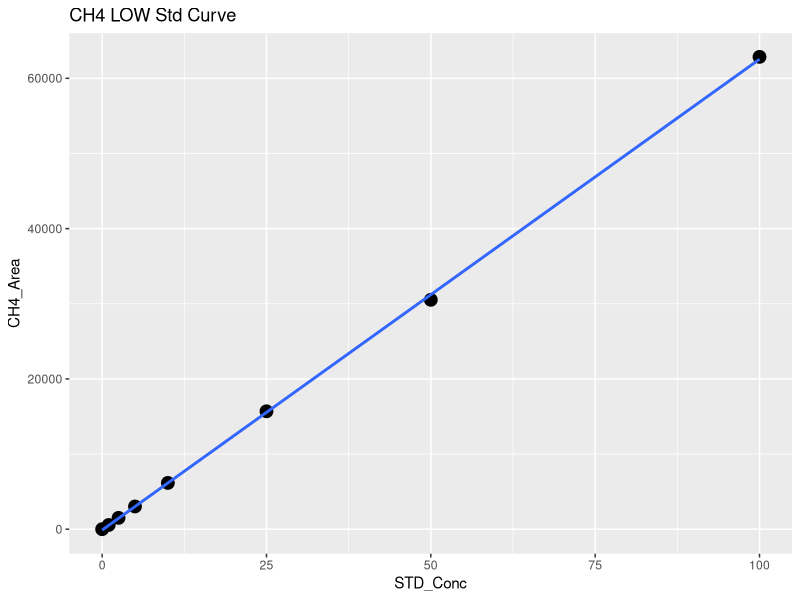
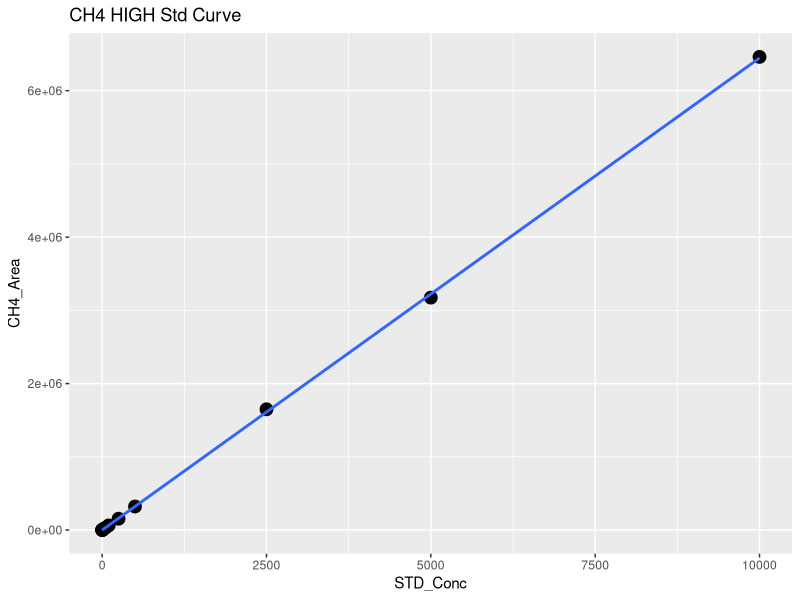
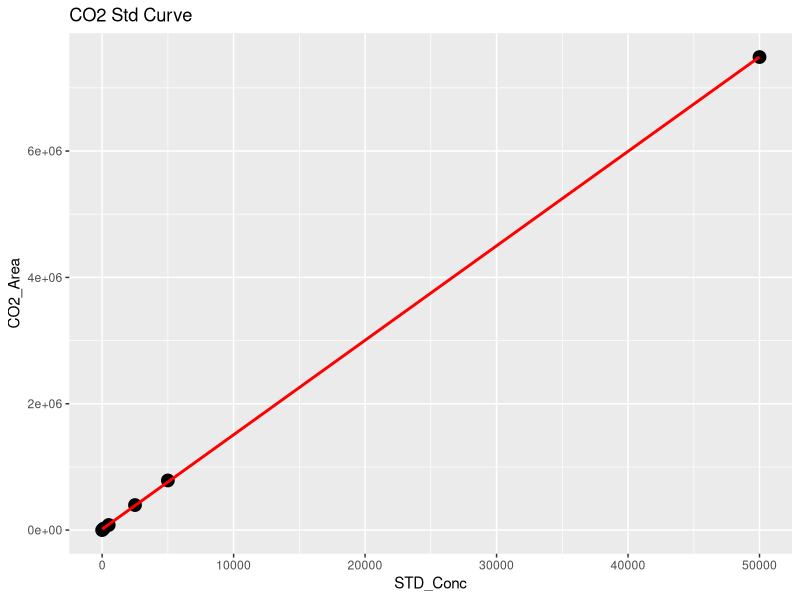
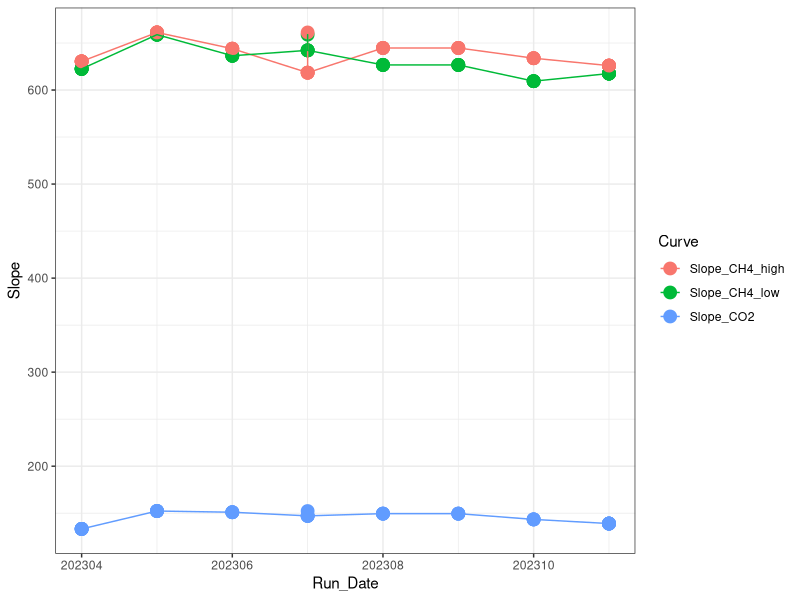

Write R code to recreate these figures, in order. (Note: this script raises an error after producing the figures.)
## ---- chunk 1
library(dplyr)
library(ggplot2)
library(ggpubr)
library(stringr)
## ---- chunk 2

#Read in June Data 
raw <- read.csv("Raw Data/COMPASS_CBSYN_SGW_202309.csv")
head(raw)

#pull out methane standards
stds_ch4 <-  raw %>%  
  filter(str_detect(Sample_Type, "STD_CH4"))
#head(stds_ch4)

#split into high curve and low curve for CH4
stds_ch4_low <- stds_ch4  %>%  
  filter(!STD_Conc > 100)

#Low curve for CH4
CH4_Low <- ggplot(stds_ch4_low, aes(STD_Conc, CH4_Area)) + geom_point(size=4) + 
  geom_smooth(method = "lm", se = FALSE) + labs(title="CH4 LOW Std Curve")
CH4_Low

CH4_Low_lm <- lm(stds_ch4_low$CH4_Area ~ stds_ch4_low$STD_Conc)
summary(CH4_Low_lm)
cf <- coef(CH4_Low_lm)

#create data frame with 1 rows and 0 columns
Slope_CH4_low <- data.frame(matrix(ncol = 0, nrow = 1))
Slope_CH4_low$Curve <- "Slope_CH4_low"
Slope_CH4_low$R2 <- summary(CH4_Low_lm)$adj.r.squared
Slope_CH4_low$Slope <- cf[2]
Slope_CH4_low$Intercept <- cf[1]
#head(Slope_CH4_low)

#High curve for CH4
CH4_High <- ggplot(stds_ch4, aes(STD_Conc, CH4_Area)) + geom_point(size=4) + 
  geom_smooth(method = "lm", se = FALSE) + labs(title="CH4 HIGH Std Curve")
CH4_High

stds_ch4_lm <- lm(stds_ch4$CH4_Area ~ stds_ch4$STD_Conc)
summary(stds_ch4_lm)
cf <- coef(stds_ch4_lm)

#create data frame with 1 rows and 0 columns
Slope_CH4_high <- data.frame(matrix(ncol = 0, nrow = 1))
Slope_CH4_high$Curve <- "Slope_CH4_high"
Slope_CH4_high$R2 <- summary(stds_ch4_lm)$adj.r.squared
Slope_CH4_high$Slope <- cf[2]
Slope_CH4_high$Intercept <- cf[1]
#head(Slope_CH4_high)

#pull out co2 standards
stds_co2 <-  raw %>%  
  filter(str_detect(Sample_Type, "STD_CO2"))
#head(stds_co2)

#CO2 Curve
CO2_stds <- ggplot(stds_co2, aes(STD_Conc, CO2_Area)) + geom_point(size=4) + 
  geom_smooth(method = "lm", se = FALSE, color="red") + labs(title="CO2 Std Curve")
CO2_stds

stds_co2_lm <- lm(stds_co2$CO2_Area ~ stds_co2$STD_Conc)
summary(stds_co2_lm)
cf <- coef(stds_co2_lm)

#create data frame with 1 rows and 0 columns
Slope_CO2 <- data.frame(matrix(ncol = 0, nrow = 1))
Slope_CO2$Curve <- "Slope_CO2"
Slope_CO2$R2 <- summary(stds_co2_lm)$adj.r.squared
Slope_CO2$Slope <- cf[2]
Slope_CO2$Intercept <- cf[1]
#head(Slope_CO2)

#pull all the slopes together into one dataframe 
Slopes <- rbind(Slope_CH4_low, Slope_CH4_high, Slope_CO2)
#head(Slopes)

#needs changed each time #####
Slopes$Run_Date <- c(202309, 202309, 202309)

log <- read.csv("Raw Data/COMPASS_Varian_QAQC_2023.csv")
head(log)
log <- log[ ,-c(1)]
log <- rbind(log, Slopes)

Slopes_chk <- ggplot(log, aes(Run_Date, Slope, col=Curve)) + geom_point(size=4) + geom_line() + theme_bw()
Slopes_chk

write.csv(log, "Raw Data/COMPASS_Varian_QAQC_2023.csv")
## ---- chunk 3
#head(raw)

#pull out methane standards
Samples <-  raw %>%  
  filter(!str_detect(Sample_Type, "STD_CH4")) %>%  
  filter(!str_detect(Sample_Type, "STD_CO2")) %>%  
  filter(!str_detect(Sample_Type, "Blank")) %>%  
  filter(!str_detect(Sample_Type, "Chk_STD")) %>%  
   filter(!str_detect(Sample_Type, "CHKSTD")) %>%
  filter(!str_detect(Sample_Type, "NA"))
#head(Samples)

#Now flag any areas that are above the 100ppm area for CH4
Samples$CH4_Curve <- ifelse(Samples$CH4_Area >71000, "High", "Low")
#head(Samples)

#Calculate CH4 concentrations in ppm
Samples$CH4_Conc_ppm <- ifelse(Samples$CH4_Area >71000, (Samples$CH4_Area-Slope_CH4_high$Intercept)/Slope_CH4_high$Slope,                                       (Samples$CH4_Area-Slope_CH4_low$Intercept)/Slope_CH4_low$Slope )

#Calculate CO2 concentrations in ppm 
Samples$CO2_Conc_ppm <- ((Samples$CO2_Area-Slope_CO2$Intercept)/Slope_CO2$Slope) 

#head(Samples)

##########make flags for any dilutions needed 
#highest CH4 standard = 10000
#highest CO2 standard = 50000

Samples$CH4_Flag <- ifelse(Samples$CH4_Conc_ppm >10000, "Needs Dilution", "Within Range")
Samples$CO2_Flag <- ifelse(Samples$CO2_Conc_ppm >50000, "Needs Dilution", "Within Range")
#head(Samples)

## ---- chunk 4

chks <-  raw %>%  
  filter(!str_detect(Sample_Type, "STD_CH4")) %>%  
  filter(!str_detect(Sample_Type, "STD_CO2")) %>%  
  filter(!str_detect(Sample_Type, "Blank")) %>%  
  filter(!str_detect(Sample_Type, "Unknown")) %>%  
  filter(!str_detect(Sample_Type, "NA"))
#head(chks)

#Calculate CH4 concentrations in ppm
chks$CH4_Conc_ppm <- ifelse(chks$CH4_Area >71000, 
                      (chks$CH4_Area-Slope_CH4_high$Intercept)/Slope_CH4_high$Slope,                                       (chks$CH4_Area-Slope_CH4_low$Intercept)/Slope_CH4_low$Slope )

#Calculate CO2 concentrations in ppm 
chks$CO2_Conc_ppm <- ((chks$CO2_Area-Slope_CO2$Intercept)/Slope_CO2$Slope)



#change this if check standard concentrations are different 
level_ch4 <- 5      #ppm
level_co2 <- 1000   #ppm

#calculate percent difference of check standards 
chks$Ch4_diff <- ((chks$CH4_Conc_ppm - level_ch4)/((chks$CH4_Conc_ppm + level_ch4)/2)) * 100
chks$CH4_diff_flag <-  ifelse(chks$Ch4_diff <10, 'YES', 'NO, rerun')

chks$CO2_diff <- ((chks$CO2_Conc_ppm - level_co2)/((chks$CO2_Conc_ppm + level_co2)/2)) * 100
chks$CO2_diff_flag <-  ifelse(chks$CO2_diff <10, 'YES', 'NO, rerun')

#now plot the Ch4 concentrations and the CO2 concentrations vs. the expected concentration 
#then also make the color the percent difference between the expected and observed concentration 

ch4_chk <-  ggplot(data = chks, aes(x = Sample_ID, y = CH4_Conc_ppm, fill=CH4_diff_flag)) +
       geom_bar(stat = 'identity') + 
        scale_fill_manual(values=c("darkgreen", "darkgrey"))+
        #scale_fill_gradient2(low='red', mid='white', high='blue', space='Lab') + 
        theme_classic() + labs(x= " ", y="Percent Difference  (%)", title="Check Stds: CH4") + 
        theme(legend.position="bottom") +  geom_hline(yintercept=level_ch4, linetype="dashed", 
                color = "black", size=1)


co2_chk <-  ggplot(data = chks, aes(x = Sample_ID, y = CO2_Conc_ppm, fill=CO2_diff_flag)) +
       geom_bar(stat = 'identity') + 
        scale_fill_manual(values=c("darkgreen", "darkgrey"))+
        #scale_fill_gradient2(low='red', mid='white', high='blue', space='Lab') + 
        theme_classic() + labs(x= " ", y="Percent Difference  (%)", title="Check Stds: CO2") + 
        theme(legend.position="bottom") +  geom_hline(yintercept=level_co2, linetype="dashed", 
                color = "black", size=1)

ggarrange(ch4_chk, co2_chk, nrow=1, ncol=2)


## ---- chunk 5

#multiply the concentration by the dilution factor
Samples$CH4_Conc_ppm_dilcorr <- (Samples$CH4_Conc_ppm * Samples$Dilution_Factor)

Samples$CO2_Conc_ppm_dilcorr <- (Samples$CO2_Conc_ppm * Samples$Dilution_Factor)

#check results
#head(Samples)

#quick first look at the samples 
ch4_samples <-  ggplot(data = Samples, aes(x = Sample_ID, y = CH4_Conc_ppm, fill=CH4_Flag)) +
       geom_bar(stat = 'identity') + 
        scale_fill_manual(values=c("red","darkgreen"))+
        #scale_fill_gradient2(low='red', mid='white', high='blue', space='Lab') + 
        theme_classic() + labs(x= " ", y="CH4 (ppm)", title="CH4: Green = Within Range") + 
        theme(legend.position="none") 


co2_samples <-  ggplot(data = Samples, aes(x = Sample_ID, y = CO2_Conc_ppm, fill=CO2_Flag)) +
       geom_bar(stat = 'identity') + 
        scale_fill_manual(values=c("red", "darkgreen"))+
        #scale_fill_gradient2(low='red', mid='white', high='blue', space='Lab') + 
        theme_classic() + labs(x= " ", y="CO2 (ppm)", title="CO2: Green = Within Range") + 
        theme(legend.position="none") 

ggarrange(ch4_samples, co2_samples, nrow=1, ncol=2)


## ---- chunk 6

# Convert ppm CH4 to total umol CH4 in the sample headspace
# use Ideal Gas Law:  
#   hdsp umol CH4 = ppm CH4*(PV/RT) 
#      P = 1 (pressure in atm)
#      R = 0.082 (gas constant)
#      V = 0.015 (gas syringe volume in L)
#      T = "TempC" column value in Kelvin (equilibration temperature)

#set the volume used for the sample
#volume = 0.02
#TempC <-  25 #I am assuming 25C not sure how we want to handle this

#Calculate CH4 concentrations in ppm
#Samples$CH4_Conc_umol <- ifelse(Samples$G_W == "W",
#                    ((Samples$CH4_Conc_ppm_dilcorr*((1*volume/1000)/(0.08206*(TempC+273.15))))/(volume/1000)),
#                    ((((Samples$CH4_Conc_ppm_dilcorr/1000))/16.04)*1000000  ))
#Samples$CO2_Conc_umol <- ifelse(Samples$G_W == "W",
#                    ((Samples$CO2_Conc_ppm_dilcorr*((1*volume/1000)/(0.08206*(TempC+273.15))))/(volume/1000)),
#                    ((((Samples$CO2_Conc_ppm_dilcorr/1000))/16.04)*1000000  ))

#do an if then statement (if it says water use this and if it says gas then use )
#Samples$hdsp_umol_CH4 <- (Samples$CH4_Conc_ppm_dilcorr*((1*volume/1000)/(0.08206*(TempC+273.15))))/(volume/1000)
#Samples$hdsp_umol_CO2 <- Samples$CO2_Conc_ppm_dilcorr*((1*volume/1000)/(0.08206*(TempC+273.15)))
# Convert headspace CH4 to dissolved umol/L Ch4 in sample
#Samples$pw_umol_CH4 <- Samples$hdsp_umol_CH4/(volume/1000)

#quick first look at the samples 
#ch4_samples1 <-  ggplot(data = Samples, aes(x = Sample_ID, y = CH4_Conc_umol, fill=G_W)) +
#       geom_bar(stat = 'identity') + 
 #       scale_fill_manual(values=c("darkgrey","darkblue"))+
        #scale_fill_gradient2(low='red', mid='white', high='blue', space='Lab') + 
 #       theme_classic() + labs(x= " ", y="CH4 (uM)", title="CH4: Blue = PW Sample") + 
 #       theme(legend.position="none") 


#co2_samples1 <-  ggplot(data = Samples, aes(x = Sample_ID, y = CO2_Conc_umol, fill=G_W)) +
 #      geom_bar(stat = 'identity') + 
#        scale_fill_manual(values=c("darkgrey","darkblue"))+
        #scale_fill_gradient2(low='red', mid='white', high='blue', space='Lab') + 
#        theme_classic() + labs(x= " ", y="CO2 (uM)", title="CO2: Blue = PW Sample") + 
#        theme(legend.position="none") 

#ggarrange(ch4_samples1, co2_samples1, nrow=1, ncol=2)

## ---- chunk 7

#pull out what we need 
Samples1 <- Samples[ ,c(1:3,6:9,17:20)]
#head(Samples1)

IDs <- data.frame(do.call('rbind', strsplit(as.character(Samples1$Sample_ID),'_',fixed=TRUE)))
colnames(IDs) <- c("Site" , "Zone", "Replicate", "Depth")
IDs$Depth1 <- ifelse(IDs$Depth == '10cm', '10', 
                 ifelse(IDs$Depth == '20cm', '20', 
                        ifelse(IDs$Depth == '45cm', '45', '0')))
head(IDs)

#rejoin them to the dataframe
alldat <- cbind(IDs, Samples1)
head(alldat)

write.csv(alldat, "Processed Data/COMPASS_CBSYN_SGW_202309_Processed.csv")
